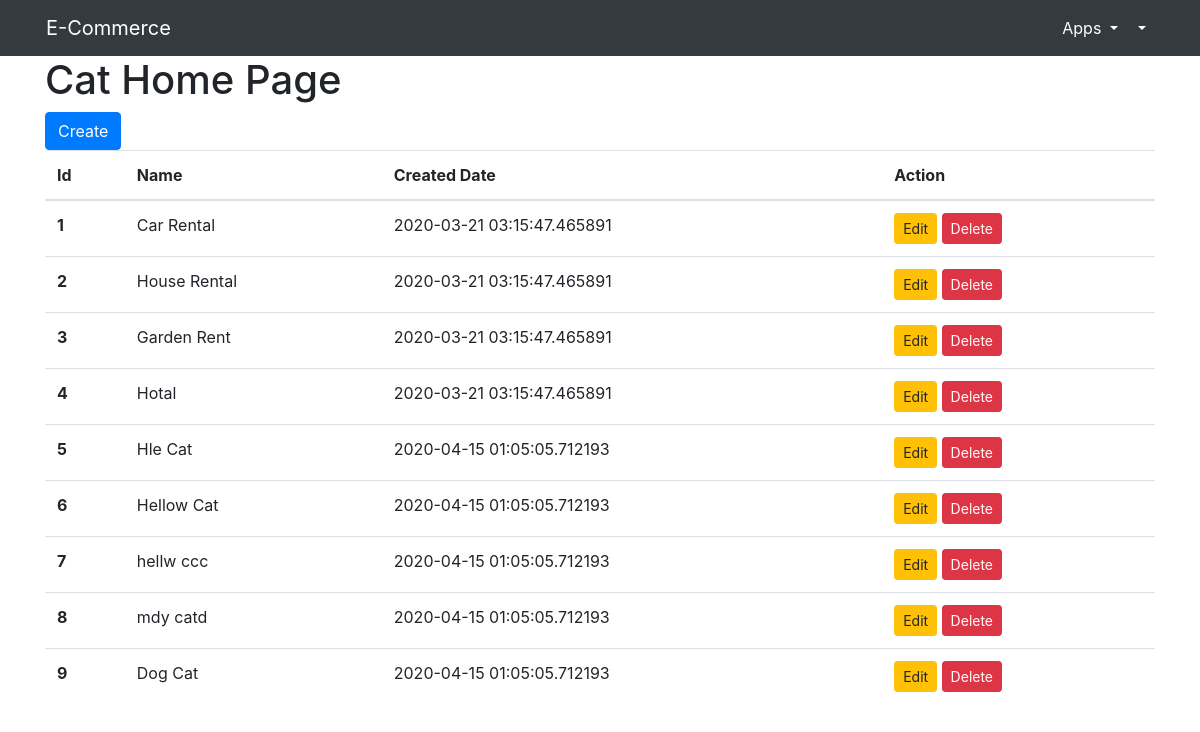
The page / on the database its author committed.
### app.py (models this page shows)
class Category(db.Model):
    id = db.Column(db.Integer,primary_key=True)
    name = db.Column(db.String(200),nullable=False)
    created_at = db.Column(db.DateTime,default=datetime.utcnow())

### app.py (the view)
@app.route('/')
def catHome():
    cats = Category.query.all()
    context = {
        "title":"Cat Home page",
        "cats":cats
    }
    return render_template('cat_home.html',context=context)

### templates/cat_home.html
{% extends 'base.html' %}
{% block content %}
<div class="container">
    <div class="">
        <h1>Cat Home Page</h1>
        <a href="{{url_for('catCreate')}}" class="btn btn-primary">Create</a>
        <table class="table">
            <thead>
              <tr>
                <th scope="col">Id</th>
                <th scope="col">Name</th>
                <th scope="col">Created Date</th>
                <th scope="col">Action</th>
              </tr>
            </thead>
            <tbody>
          {%for cat in context.cats%}
              <tr>
                <th scope="row">{{cat.id}}</th>
                <td>{{cat.name}}</td>
                <td>{{cat.created_at}}</td>
                <td>
                    <a href="{{url_for('catEdit',id=cat.id)}}" class="btn btn-sm btn-warning">Edit</a>
                    <a href="{{url_for('catDelete',id=cat.id)}}" class="btn btn-sm btn-danger">Delete</a>
                </td>
              </tr>
            {% endfor %}
            </tbody>
          </table>
    </div>
</div>
{% endblock %}

### rows shown on the page
Category: id "1", name "Car Rental", created_at "2020-03-21 03:15:47.465891"
Category: id "2", name "House Rental", created_at "2020-03-21 03:15:47.465891"
Category: id "3", name "Garden Rent", created_at "2020-03-21 03:15:47.465891"
Category: id "4", name "Hotal", created_at "2020-03-21 03:15:47.465891"
Category: id "5", name "Hle Cat", created_at "2020-04-15 01:05:05.712193"
Category: id "6", name "Hellow Cat", created_at "2020-04-15 01:05:05.712193"
Category: id "7", name "hellw ccc", created_at "2020-04-15 01:05:05.712193"
Category: id "8", name "mdy catd", created_at "2020-04-15 01:05:05.712193"
Category: id "9", name "Dog Cat", created_at "2020-04-15 01:05:05.712193"
